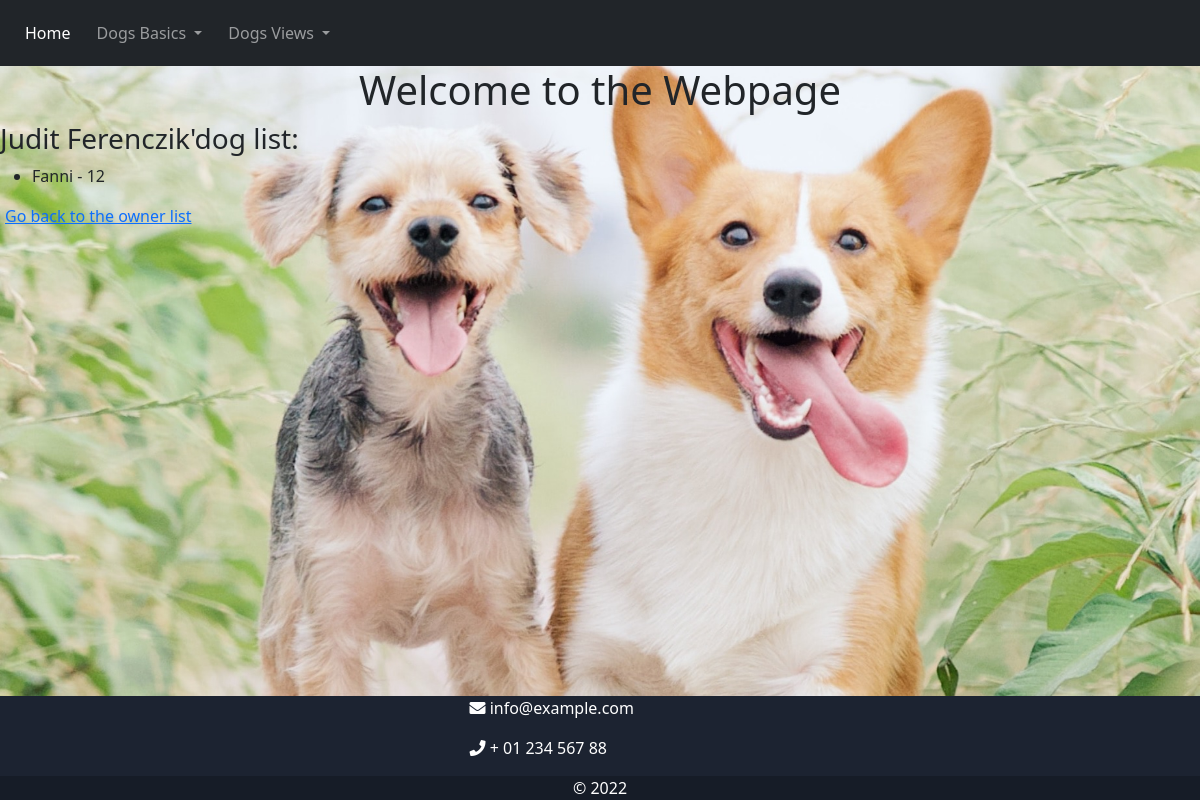
/dogViews/owner/2, run on the app's committed database.
### dog_views/models.py (models this page shows, shortened)
class Owner(models.Model):
    name = models.CharField(max_length=50, default="John Doe")
    age = models.IntegerField()
    class Meta:
        ordering = ['name', 'age']
    def __str__(self):
        return f"{self.name} "

class Doggo(models.Model):
    class Sex(models.TextChoices):
        MALE = 'M', _('Male')
        FEMALE = 'F', _('Female')
    name = models.CharField(max_length=30, validators=[MinLengthValidator(1)], default="Boglárka")
    age = models.IntegerField(validators=[MinValueValidator(0), MaxValueValidator(60)], default=3)
    color = models.CharField(max_length=20, validators=[MinLengthValidator(1)], default="Black")
    breed = models.ForeignKey('Breed', on_delete=models.SET_NULL, null=True)
    isBiting = models.BooleanField(default=False)
    sex = models.CharField(
        max_length=1,
        choices=Sex.choices,
        default=Sex.MALE
    )
    owner = models.ForeignKey('Owner', on_delete=models.SET_NULL, null=True)
    def __str__(self):
        return f"{self.name} is a {self.age} years old {self.breed} dog with owner {self.owner}\n"

### dog_views/views.py (the view)
# urls.py: path('owner/<int:pk>', views.dogs_by_owner, name='owner_dog'),
def dogs_by_owner(request, pk):
    dog_list = Doggo.objects.filter(owner=pk).all()
    owner = Owner.objects.get(pk=pk)
    print(pk)
    print(dog_list)
    return render(request, "dog_views/dogsByOwner.html", context={"dogs": dog_list, "owner": owner})

### dog_views/models.py (called while the page is built)
    def __str__(self):
        return self.name

### dog_views/templates/dog_views/dogsByOwner.html (shortened to what this page needs)
<!DOCTYPE html>
<html lang="en">
{%extends "base.html" %}
{% block content %}
<h3>{{owner.name}}'dog list: </h3>
<ul>
{% for dog in dogs %}
    <li>{{ dog.name }} - {{ dog.age }} </li>
{% endfor %}
</ul>
<a href="{% url 'dog_views:list_owner' %}">Go back to the owner list</a>
{% endblock %}

### static/css/base.css (style rules this page uses)
body { background:url('../doggo.jpg'); background-repeat:no repeat; background-size:cover; }
h3 { color:'red'; }
a { margin:5px; }

### data on the page
Owner: name "Judit Ferenczik"
Doggo: name "Fanni", age "12"
